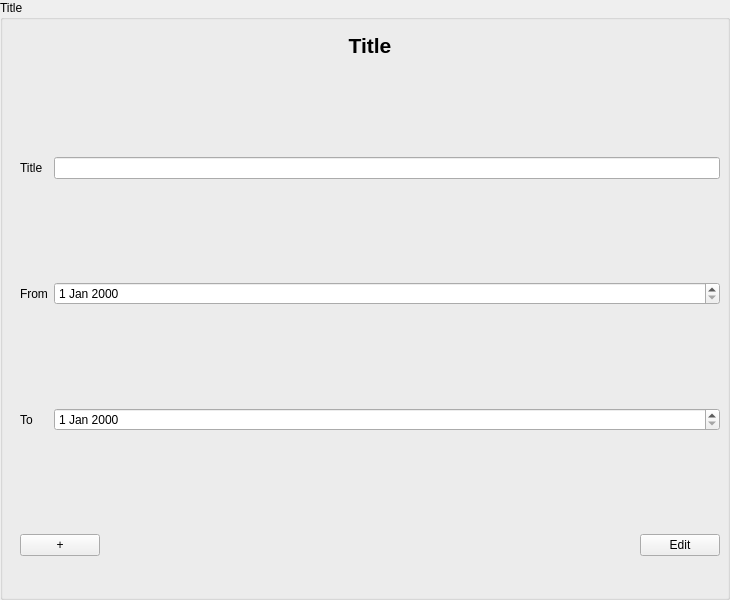
<?xml version="1.0" encoding="UTF-8"?>
<ui version="4.0">
 <class>TitleInputArea</class>
 <widget class="QGroupBox" name="TitleInputArea">
  <property name="geometry">
   <rect>
    <x>0</x>
    <y>0</y>
    <width>730</width>
    <height>600</height>
   </rect>
  </property>
  <property name="windowTitle">
   <string>Title</string>
  </property>
  <property name="accessibleName">
   <string>TitleInputDialog</string>
  </property>
  <property name="title">
   <string>Title</string>
  </property>
  <widget class="QWidget" name="formLayoutWidget" native="true">
   <property name="geometry">
    <rect>
     <x>10</x>
     <y>30</y>
     <width>730</width>
     <height>600</height>
    </rect>
   </property>
     <widget class="QWidget" name="verticalLayoutWidget_Header">
    <property name="geometry">
     <rect>
      <x>10</x>
      <y>0</y>
      <width>700</width>
      <height>30</height>
     </rect>
    </property>
    <layout class="QVBoxLayout" name="verticalLayout">
     <item>
      <widget class="QLabel" name="label_Header">
       <property name="font">
        <font>
         <pointsize>16</pointsize>
         <weight>75</weight>
         <bold>true</bold>
        </font>
       </property>
       <property name="text">
        <string>Title</string>
       </property>
       <property name="alignment">
        <set>Qt::AlignCenter</set>
       </property>
      </widget>
     </item>
    </layout>
   </widget>
   <widget class="QWidget" name="verticalLayoutWidget_Buttons">
    <property name="geometry">
     <rect>
      <x>10</x>
      <y>500</y>
      <width>700</width>
      <height>30</height>
     </rect>
    </property>
    <layout class="QHBoxLayout" name="horizontalLayout">
     <item>
      <widget class="QPushButton" name="pushButton_Add">
       <property name="text">
        <string>+</string>
       </property>
      </widget>
     </item>
     <item>
      <spacer name="horizontalSpacer">
       <property name="orientation">
        <enum>Qt::Horizontal</enum>
       </property>
       <property name="sizeHint" stdset="0">
        <size>
         <width>40</width>
         <height>20</height>
        </size>
       </property>
      </spacer>
     </item>
     <item>
      <widget class="QPushButton" name="pushButton_EditFinish">
       <property name="text">
        <string>Edit</string>
       </property>
      </widget>
     </item>
    </layout>
   </widget>
   <widget class="QWidget" name="gridLayoutWidget">
    <property name="geometry">
     <rect>
      <x>10</x>
      <y>30</y>
      <width>700</width>
      <height>470</height>
     </rect>
    </property>
    <layout class="QGridLayout" name="gridLayout">
     <item row="1" column="0">
      <widget class="QLabel" name="label_From">
       <property name="text">
        <string>From</string>
       </property>
       <property name="buddy">
        <cstring>dateEdit_From</cstring>
       </property>
      </widget>
     </item>
     <item row="2" column="0">
      <widget class="QLabel" name="label_To">
       <property name="text">
        <string>To</string>
       </property>
       <property name="buddy">
        <cstring>dateEdit_To</cstring>
       </property>
      </widget>
     </item>
     <item row="0" column="2">
      <widget class="QLineEdit" name="lineEdit_Title"/>
     </item>
     <item row="1" column="2">
      <widget class="QDateEdit" name="dateEdit_From"/>
     </item>
     <item row="0" column="0">
      <widget class="QLabel" name="label_Title">
       <property name="text">
        <string>Title</string>
       </property>
       <property name="buddy">
        <cstring>lineEdit_Title</cstring>
       </property>
      </widget>
     </item>
     <item row="2" column="2">
      <widget class="QDateEdit" name="dateEdit_To"/>
     </item>
    </layout>
   </widget>
  </widget>
 </widget>
 <tabstops>
  <tabstop>lineEdit_Title</tabstop>
  <tabstop>dateEdit_From</tabstop>
  <tabstop>dateEdit_To</tabstop>
  <tabstop>pushButton_Add</tabstop>
  <tabstop>pushButton_EditFinish</tabstop>
 </tabstops>
 <resources/>
 <connections/>
</ui>
